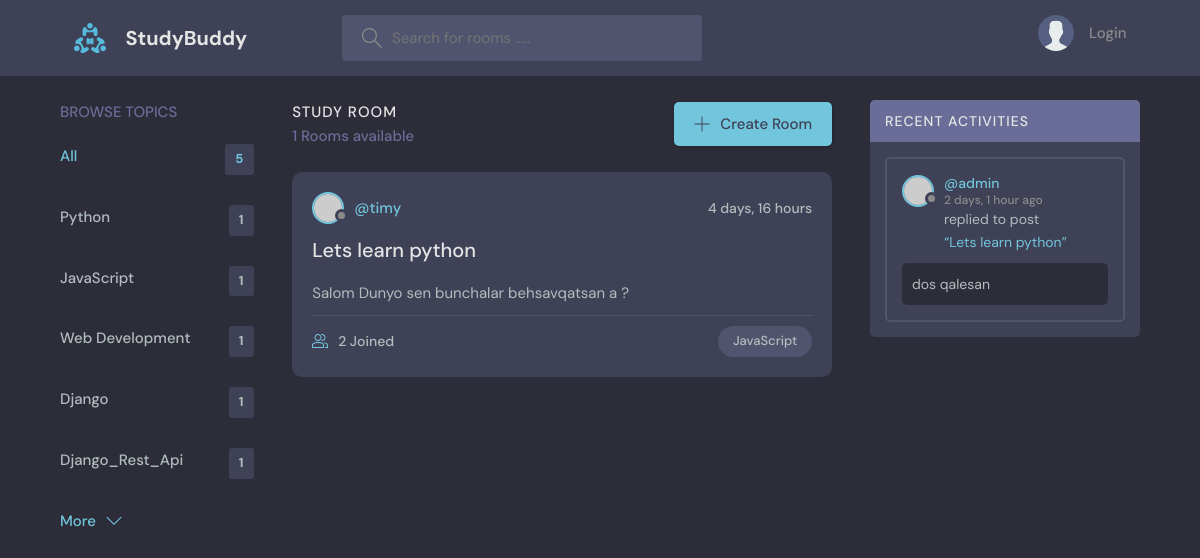
/?q=JavaScript, run on an earlier commit of the app's database.
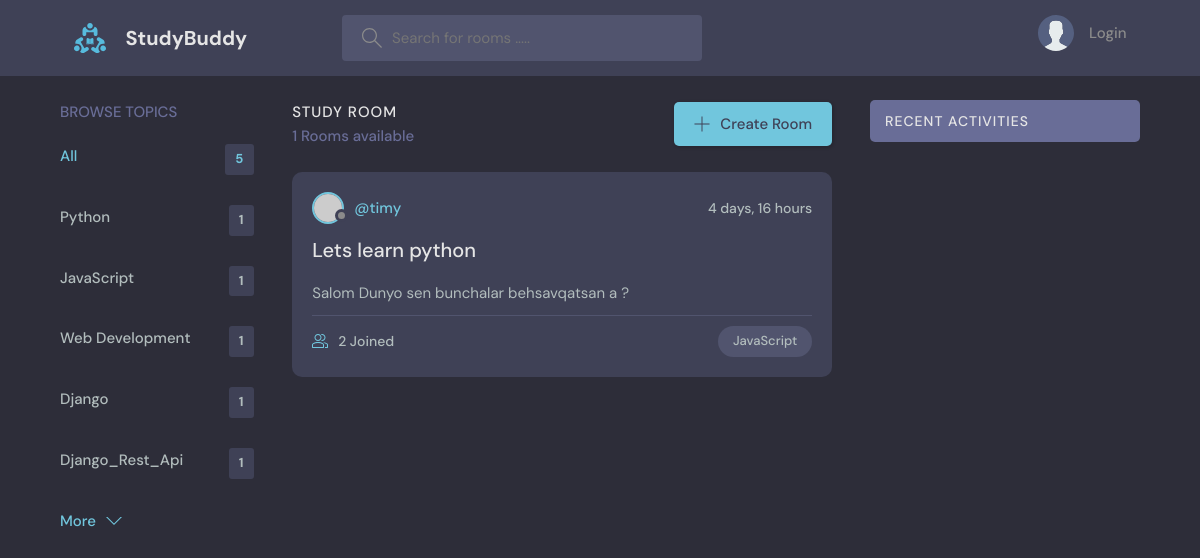
And on a later commit of the database.
### base/models.py (models this page shows)
class Topic(models.Model):
    name = models.CharField(max_length=200)
    def __str__(self) -> str:
        return self.name

class Room(models.Model):
    host = models.ForeignKey(User, on_delete=models.SET_NULL, null=True)
    topic = models.ForeignKey(Topic, on_delete=models.SET_NULL, null=True)
    participants = models.ManyToManyField(User, related_name='participants', blank=True)
    name = models.CharField(max_length=200)
    description = models.TextField()
    updated = models.DateTimeField(auto_now=True)
    created = models.DateTimeField(auto_now_add=True)
    class Meta:
        ordering = ['-updated', '-created']
    def __str__(self) -> str:
        return self.name

class Message(models.Model):
    user = models.ForeignKey(User, on_delete=models.CASCADE)
    room = models.ForeignKey(Room, on_delete=models.CASCADE)
    body = models.TextField()
    updated = models.DateTimeField(auto_now=True)
    date = models.DateTimeField(auto_now_add=True)
    class Meta:
        ordering = ['-updated', '-date']
    def __str__(self):
        return self.body[0:20]

### base/views.py (the view)
# urls.py: path('', views.home, name='home'),
def home(request):
    q = request.GET.get('q') if request.GET.get('q') != None else ''
    rooms = Room.objects.filter(
        Q(topic__name__icontains=q) |
        Q(name__icontains=q) |
        Q(description__icontains=q)
    )
    topic = Topic.objects.all()
    room_count = rooms.count()
    room_messages = Message.objects.filter(Q(room__topic__name__icontains=q))
    context = {'rooms': rooms, 'topics': topic, 'room_count': room_count, 'room_messages': room_messages,
            }
    return render(request, 'home.html', context)

### base/templates/home.html (shortened to what this page needs)
{% extends 'main.html' %}
{% load static %}
{% block content %}
<main class="layout layout--3">
  <div class="container">
    {% include 'topics_component.html' %}
    <div class="roomList">
      <div class="roomList__header">
        <div>
          <h2>Study Room</h2>
          <p>{{room_count}} Rooms available</p>
        </div>
        <a class="btn btn--main" href="{% url 'create_room' %}">
          <svg
            version="1.1"
            xmlns="http://www.w3.org/2000/svg"
            width="32"
            height="32"
            viewBox="0 0 32 32">
            <title>add</title>
            <path
              d="M16.943 0.943h-1.885v14.115h-14.115v1.885h14.115v14.115h1.885v-14.115h14.115v-1.885h-14.115v-14.115z">
              </path>
          </svg>
          Create Room
        </a>
      </div>
      {% include 'feed_component.html' %}
    </div>
    {% include 'activity_component.html' %}
  </div>
</main>
{% endblock %}

### base/templates/topics_component.html
<div class="topics">
  <div class="topics__header">
    <h2>Browse Topics</h2>
  </div>
  <ul class="topics__list">
    <li>
      <a href="/" class="active">All <span>{{topics.count}}</span></a>
    </li>
    {% for topic in topics %}
    <li>
      <a href="{% url 'home' %}?q={{topic.name}}">{{topic.name}} <span>{{topic.room_set.all.count}} </span> </a>
    </li>
    {% endfor %}
  </ul>
  <a class="btn btn--link" href="topics.html">
    More
    <svg
      version="1.1"
      xmlns="http://www.w3.org/2000/svg"
      width="32"
      height="32"
      viewBox="0 0 32 32"
    >
      <title>chevron-down</title>
      <path d="M16 21l-13-13h-3l16 16 16-16h-3l-13 13z"></path>
    </svg>
  </a>
</div>

### base/templates/feed_component.html (shortened to what this page needs)
    {% for room in rooms %}
    <div class="roomListRoom">
      <div class="roomListRoom__header">
        <a href="{% url 'profile' room.host.id %}" class="roomListRoom__author">
          <div class="avatar avatar--small">
            <img src="https://randomuser.me/api/portraits/women/11.jpg" />
          </div>
          <span>@{{room.host.username}}</span>
        </a>
        <div class="roomListRoom__actions">
          <span>{{room.created|timesince}}</span>
        </div>
      </div>
      <div class="roomListRoom__content">
        <a href="{% url 'room' room.id %}">{{room.name}}</a>
        <p>
          {{room.description}}
        </p>
      </div>
      <div class="roomListRoom__meta">
        <a href="{% url 'room' room.id %}" class="roomListRoom__joined">
          {{ room.participants.all.count }} Joined
        </a>
        <p class="roomListRoom__topic">{{room.topic}}</p>
      </div>
    </div>
    {% endfor %}

### base/templates/activity_component.html (shortened to what this page needs)
<div class="activities">
  <div class="activities__header">
    <h2>Recent Activities</h2>
  </div>
  {% for message in room_messages %}
    <div class="activities__box">
      <div class="activities__boxHeader roomListRoom__header">
        <a href="{% url 'profile' message.user.id %}" class="roomListRoom__author">
          <div class="avatar avatar--small">
            <img src="https://randomuser.me/api/portraits/women/11.jpg" />
          </div>
          <p>
            @{{message.user}}
            <span>{{message.date|timesince}} ago</span>
          </p>
        </a>
      </div>
      <div class="activities__boxContent">
        <p>
          replied to post
          <a href="room.html">“{{message.room}}”
          </a>
        </p>
        <div class="activities__boxRoomContent">
          {{message}}
        </div>
      </div>
    </div>
  {% endfor %}
</div>

What changed in the data, as far as the page shows it:
removed Message: user "admin", date "2 days, 1 hour", room "Lets learn python", body "dos qalesan"
